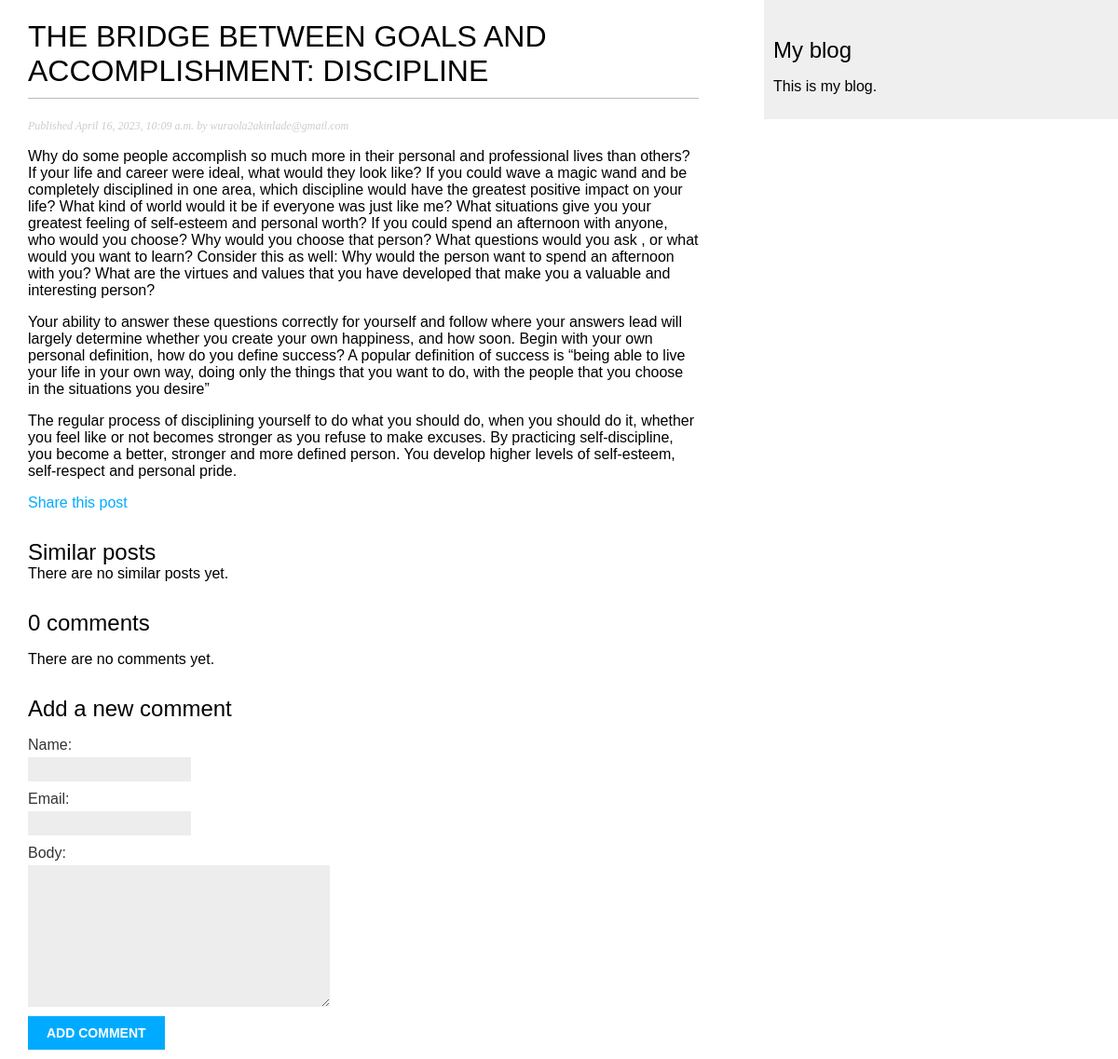
The page /blog/2023/4/16/Noexcuses/ on the database as committed earlier.
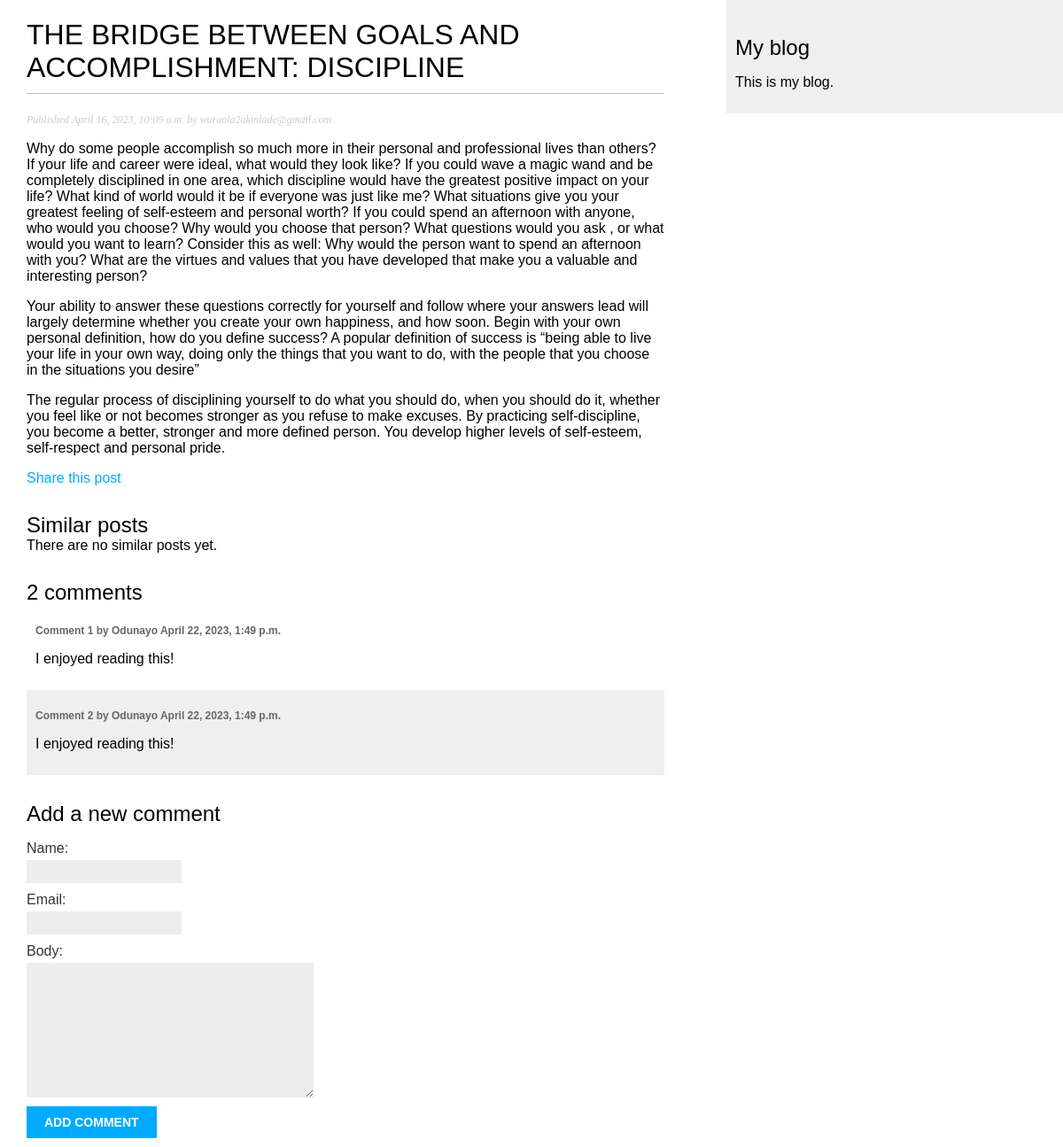
The same page on the database as committed later.
### blog/models.py (models this page shows, shortened)
class Post (models.Model):
    STATUS_CHOICES = (
        ('draft', 'Draft'),
        ('published', 'Published'),
    )
    title = models.CharField(max_length=250)
    slug = models.SlugField(max_length=250, unique_for_date='publish')
    author = models.ForeignKey(User,
                              on_delete=models.CASCADE,
                              related_name='blog_posts')
    body = models.TextField()
    publish = models.DateTimeField(default=timezone.now)
    created = models.DateTimeField(auto_now_add=True)
    updated = models.DateTimeField(auto_now=True)
    status = models.CharField(max_length=10,
                              choices=STATUS_CHOICES,
                              default='draft')
    objects = models.Manager() #The default manager.
    published = PublishedManager() # Our custom manager.
    class Meta:
        ordering = ('-publish',)

class Comment(models.Model):
    post = models.ForeignKey(Post,
                             on_delete=models.CASCADE,
                             related_name='comments')
    name = models.CharField(max_length=80)
    email = models.EmailField()
    body = models.TextField()
    created = models.DateTimeField(auto_now=True)
    updated = models.DateTimeField(auto_now=True)
    active = models.BooleanField(default=True)

### blog/views.py (the view)
def post_detail (request, year, month, day, post):
    post = get_object_or_404(Post, slug=post,
                             status = 'published',
                             publish__year=year,
                             publish__month=month,
                             publish__day=day,
                             )
    comments = post.comments.filter(active = True)
    new_comment = None
    if request.method == 'POST':
        comment_form = CommentForm (data=request.POST)
        if comment_form.is_valid():
            new_comment = comment_form.save(commit=False)
            new_comment.post = post
            new_comment.save()
    else:
            comment_form = CommentForm()
    return render(request,
                  'blog/post/detail.html',
                  {'post':post,
                   'comments': comments,
                   'new_comment': new_comment,
                   'comment_form': comment_form })

### blog/forms.py
class CommentForm (forms.ModelForm):
    class Meta:
        model = Comment
        fields = ('name', 'email', 'body')

### blog/templates/blog/post/detail.html (shortened to what this page needs)
{% extends "blog/base.html" %}
{% block content %}
  <h1>{{ post.title }}</h1>
  <p class="date">
    Published {{ post.publish }} by {{ post.author }}
  </p>
  {{ post.body|linebreaks }}
  <p>
    <a href="{% url "blog:post_share" post.id %}">
      Share this post
    </a>
  </p>
  <h2>Similar posts</h2>
  {% for post in similar_posts %}
    <p>
      <a href="{{ post.get_absolute_url }}">{{ post.title }}</a>
    </p>
  {% empty %}
    There are no similar posts yet.
  {% endfor %}
  {% with comments.count as total_comments %}
    <h2>
      {{ total_comments }} comment{{ total_comments|pluralize }}
    </h2>
  {% endwith %}
  {% for comment in comments %}
    <div class="comment">
      <p class="info">
        Comment {{ forloop.counter }} by {{ comment.name }}
        {{ comment.created }}
      </p>
      {{ comment.body|linebreaks }}
    </div>
  {% empty %}
    <p>There are no comments yet.</p>
  {% endfor %}
  {% if new_comment %}
    <h2>Your comment has been added.</h2>
  {% else %}
    <h2>Add a new comment</h2>
    <form method="post">
      {{ comment_form.as_p }}
      <p><input type="submit" value="Add comment"></p>
    </form>
  {% endif %}
{% endblock %}

### blog/templates/blog/base.html (shortened to what this page needs)
{% load static %}
<!DOCTYPE html>
<html>
<head>
  <link href="{% static 'css/blog.css' %}" rel="stylesheet">
</head>
<body>
  <div id="content">
    {% block content %}
    {% endblock %}
  </div>
  <div id="sidebar">
    <h2> My blog</h2>
    <p> This is my blog.</p>
  </div>
</body>
</html>

### blog/static/css/blog.css (style rules this page uses)
body { margin:0; padding:0; font-family:helvetica, sans-serif; }
a { color:#00abff; text-decoration:none; }
h1 { font-weight:normal; border-bottom:1px solid #bbb; padding:0 0 10px 0; }
h2 { font-weight:normal; margin:30px 0 0; }
#content { float:left; width:60%; padding:0 0 0 30px; }
#sidebar { float:right; width:30%; padding:10px; background:#efefef; height:100%; }
p.date { color:#ccc; font-family: georgia, serif; font-size: 12px; font-style: italic; }
label { float:left; clear:both; color:#333; margin-bottom:4px; }
input, textarea { clear:both; float:left; margin:0 0 10px; background:#ededed; border:0; padding:6px 10px; font-size:12px; }
input[type=submit] { font-weight:bold; background:#00abff; color:#fff; padding:10px 20px; font-size:14px; text-transform:uppercase; }
.comment { padding:10px; }
.comment:nth-child(even) { background:#efefef; }
.comment .info { font-weight:bold; font-size:12px; color:#666; }

Rows that differ between the two databases and show on the page:
added Comment: name "Odunayo", created "April 22, 2023, 1:49 p.m.", body "I enjoyed reading this!"
added Comment: name "Odunayo", created "April 22, 2023, 1:49 p.m.", body "I enjoyed reading this!"
Other text that changed with them:
{{ total_comments }}: "0" → "2"
text no longer shown: "There are no comments yet."
